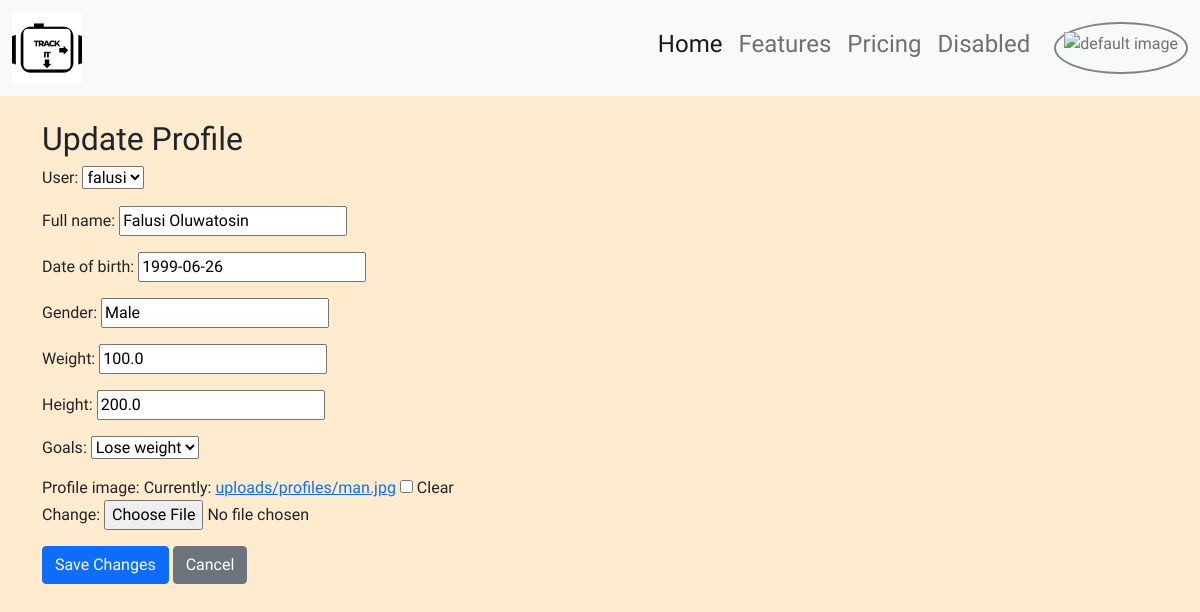
Screenshot of /profile/update/ (signed in) with the database file from the repository.
### users/models.py (models this page shows, shortened)
class Profile(models.Model):# profile model
    user = models.OneToOneField(User, on_delete=models.CASCADE)
    full_name = models.CharField(max_length=100, null=True, blank=True)
    date_of_birth= models.DateField(null=True, blank=True)
    gender= models.CharField(max_length=10, null=True, blank=True)
    weight = models.FloatField(null=True, blank=True)
    height = models.FloatField(null=True, blank=True)
    goals = models.ForeignKey(Goal, on_delete=models.CASCADE, null=True, blank=True)
    profile_image = models.ImageField(upload_to='uploads/profiles/', blank=True, null=True)
    def __str__(self):
        return f"Profile of {self.user.email}"
    @property
    def bmi(self):# bmi calculator
        if self.weight and self.height:
            height_in_meters = self.height / 100
            return round(self.weight / (height_in_meters ** 2), 2)
        return 0.0

### users/views.py (the view)
# urls.py: path('profile/update/', user_views.update_profile, name='update_profile'),
@login_required
def update_profile(request):# update profile form
    profile, created = Profile.objects.get_or_create(user=request.user)
    if request.method == 'POST':
        form = ProfileForm(request.POST, request.FILES, instance=profile)
        if form.is_valid():
            form.save()
            messages.success(request, 'Profile updated successfully!')
            return redirect('profile')  # Redirect to the profile page
    else:
        form = ProfileForm(instance=profile)
    return render(request, 'profile_update.html', {'form': form})

### users/forms.py
class ProfileForm(forms.ModelForm):# profile creation form
    class Meta:
        model = Profile
        fields = '__all__'

### users/models.py (called while the page is built)
    def __str__(self):
        return self.title

### templates/profile_update.html (shortened to what this page needs)
{% extends "profile_base.html" %}
{% block content %}
<div class="container mt-4">
    <h2>Update Profile</h2>
    <form method="post" enctype="multipart/form-data">
        {{ form.as_p }}
        <button type="submit" class="btn btn-primary">Save Changes</button>
        <a href="{% url 'profile' %}" class="btn btn-secondary">Cancel</a>
    </form>
</div>
{% endblock %}

### rows the page displays
Profile: user "falusi", full_name "Falusi Oluwatosin", date_of_birth "1999-06-26", gender "Male", weight "100.0", height "200.0", goals "Lose weight"
